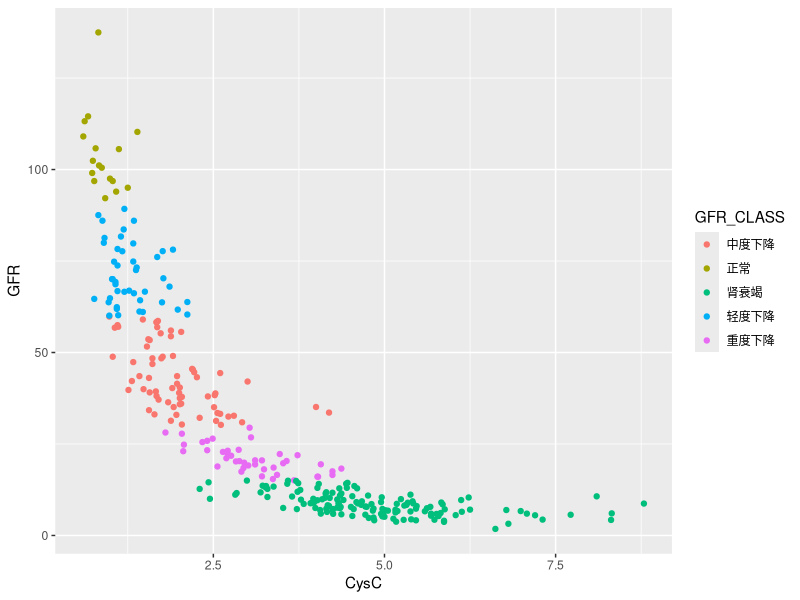
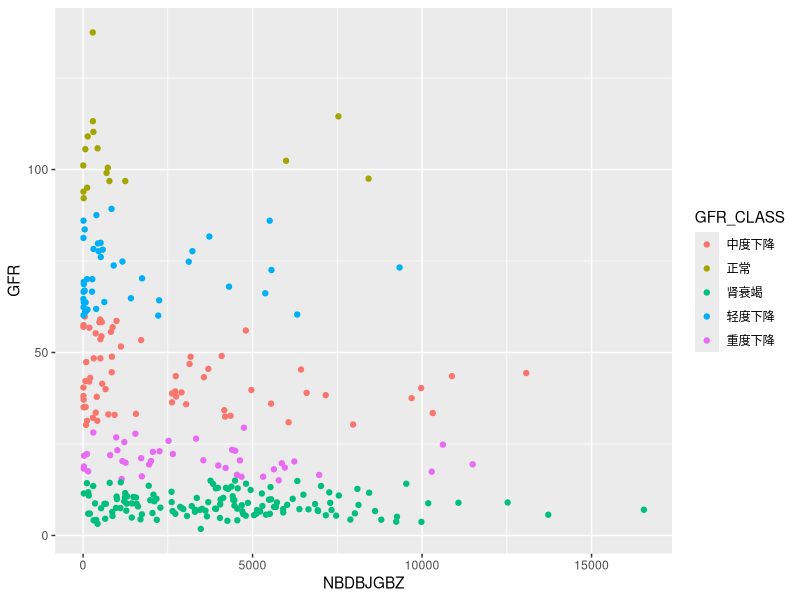
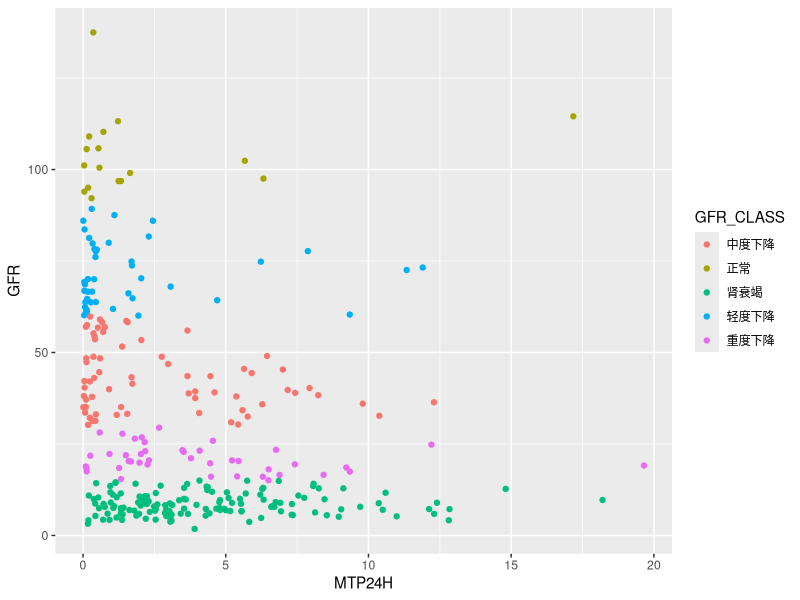
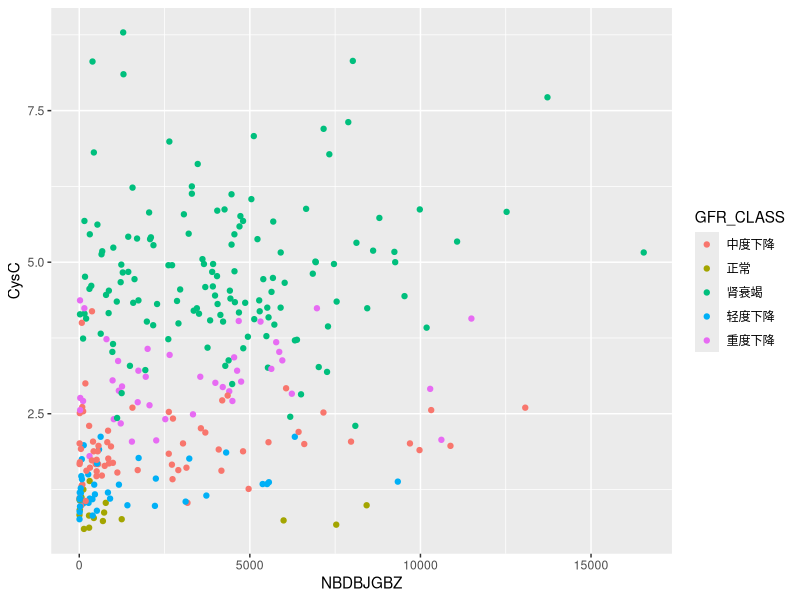

These figures' R source, in order:
library(dplyr)
library(readr)
library(ggplot2)

patient_index_data <- read_csv("./hospital.csv")


###NBDBJGBZ CysC MTP24H
patient_data <- patient_index_data %>% 
  filter(is.na(age) != T, 
         is.na(gender) != T, 
         is.na(MTP24H) != T, 
         is.na(CysC) != T, 
         is.na(NBDBJGBZ) != T, 
         is.na(CRE) != T,
         CysC < 50,
         CRE > 2 )%>% 
  distinct() %>% 
  mutate(ageEffect = if_else(gender == '男', 1, 0.742)) %>% 
  mutate(GFR =  30849 * (CRE^(-1.154)) * (age^(-0.203)) * ageEffect) %>% 
  mutate(GFR_CLASS = case_when(
    GFR >= 90 ~ "正常",
    GFR >= 60 & GFR <90 ~ "轻度下降",
    GFR >= 30 & GFR <60 ~ "中度下降",
    GFR >= 15 & GFR <30 ~ "重度下降",
    GFR <15             ~ "肾衰竭",
    TRUE                ~ "未知"
    
  ))

patient_data %>% group_by(GFR_CLASS) %>% summarise(n())

#CysC GFR
CysC_GFR_plot <- patient_data %>% 
  #filter(NBDBJGBZ< 3)
  select(CysC, GFR, GFR_CLASS)

ggplot(CysC_GFR_plot, aes(CysC, GFR, colour = GFR_CLASS)) + 
  geom_point()



#NBDBJGBZ GFR
NBDBJGBZ_GFR_plot <- patient_data %>% 
  select(NBDBJGBZ, GFR, GFR_CLASS)

ggplot(NBDBJGBZ_GFR_plot, aes(NBDBJGBZ, GFR, colour = GFR_CLASS)) + 
  geom_point() 


#MTP24H GFR
MTP24H_GFR_plot <- patient_data %>% 
  select(MTP24H, GFR, GFR_CLASS)

ggplot(MTP24H_GFR_plot, aes(MTP24H, GFR, colour = GFR_CLASS)) + 
  geom_point()


#NBDBJGBZ CysC
NBDBJGBZ_CysC_plot <- patient_data %>% 
  select(NBDBJGBZ, CysC, GFR_CLASS)

ggplot(NBDBJGBZ_CysC_plot, aes(NBDBJGBZ, CysC, colour = GFR_CLASS)) + 
  geom_point()

#CysC GFR lm

NG_lm <- lm(GFR~NBDBJGBZ, data = NBDBJGBZ_GFR_plot)
summary(NG_lm)
